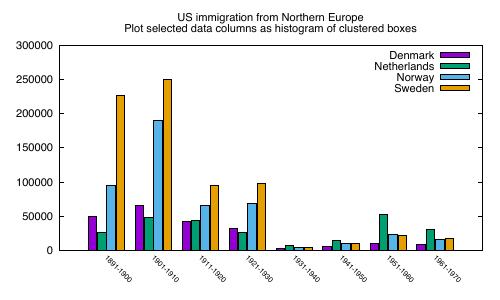

Source code (gnuplot):
# set terminal pngcairo  transparent enhanced font "arial,10" fontscale 1.0 size 500, 350 
set term pdf
set output 'plot-sample.pdf'
set boxwidth 0.9 absolute
set style fill   solid 1.00 border lt -1
set key inside right top vertical Right noreverse noenhanced autotitles nobox
set style histogram clustered gap 1 title  offset character 0, 0, 0
set datafile missing '-'
set style data histograms
set xtics border in scale 0,0 nomirror rotate by -45  offset character 0, 0, 0 autojustify
set xtics  norangelimit font ",8"
set xtics   ()
set title "US immigration from Northern Europe\nPlot selected data columns as histogram of clustered boxes" 
set yrange [ 0.00000 : 300000. ] noreverse nowriteback
i = 22
plot 'plot-sample.dat' using 6:xtic(1) ti col, '' u 12 ti col, '' u 13 ti col, '' u 14 ti col
